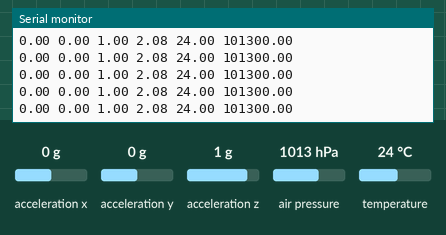
Bench run of a sketch on a simulated Arduino Uno, built with avr-gcc and run on an emulated ATmega328P. Parts: the last lines printed to the serial monitor. Wiring (inferred from the names in the program): ADXL345 accelerometer at I2C address 0x53. The inputs (shaded band) are chosen by the test bench; at power-on: air pressure 1013 hPa, acceleration x 0 g, acceleration y 0 g, acceleration z 1 g, temperature 24 °C.

Above: at 1.2 s.
1.3 s: air pressure set to 1000 hPa
At 1.47 s:
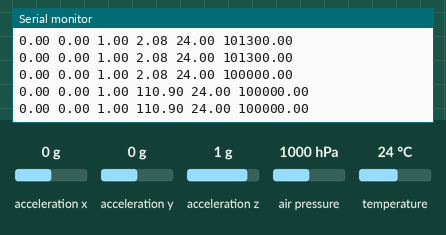
4.3 s: acceleration x set to -1.4 g
At 4.31 s:
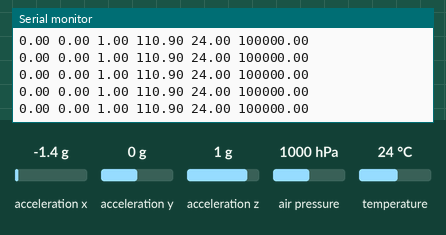
7.3 s: acceleration y set to -1.4 g
At 7.3 s:
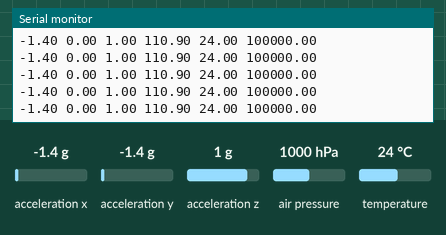
8.8 s: acceleration z set to -1.4 g
At 8.83 s:
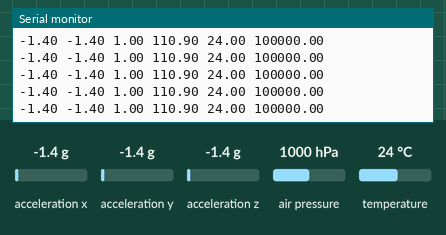
10.3 s: air pressure set to 1048 hPa
At 10.31 s:
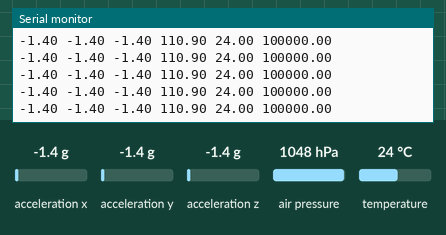
Timing chart, 0 to 13.3 s (numbered marks = the images above; inputs shaded):
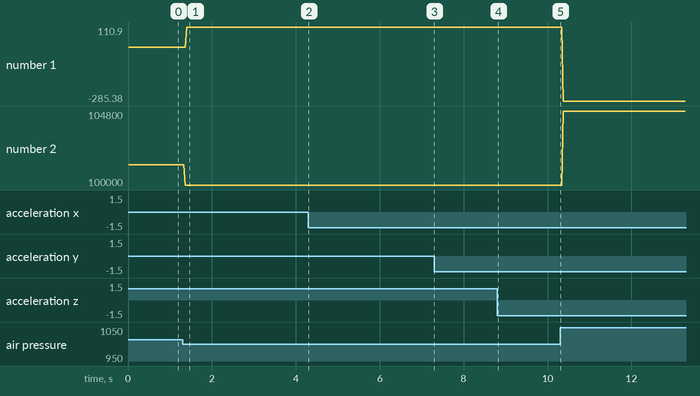

The sketch:

accelerometer_and_barometer.ino
```cpp
#include <Adafruit_BMP085.h>
#include <Wire.h>

float ax, ay, az;
float alt, pres, temp;

Adafruit_BMP085 bmp;

void setup() {
  Serial.begin(9600);
  initADXL345();
  if (!bmp.begin()) {
    Serial.println("Sensor not connected!");
    while (1);
  }
}

void loop() {
  getAccel(&ax, &ay, &az);
  alt = bmp.readAltitude();
  pres = bmp.readPressure();
  temp = bmp.readTemperature();

  Serial.print(ax);
  Serial.print(" ");
  Serial.print(ay);
  Serial.print(" ");
  Serial.print(az);
  Serial.print(" ");
  Serial.print(alt);
  Serial.print(" ");
  Serial.print(temp);
  Serial.print(" ");
  Serial.println(pres);
}
```

ADXL345_functions.ino
```cpp
void initADXL345 (void) {
  Wire.begin(); // Initiate the Wire library
  Wire.beginTransmission(0x53); // Start communicating with the device (ADXL345 I2C address)
  Wire.write(0x2D); // Access/ talk to POWER_CTL Register - 0x2D
  Wire.write(8); // (8dec -> 0000 1000 binary) Bit D3 High for measuring enable
  Wire.endTransmission();
  delay(10);
}
void getRawAccel(int16_t* ax, int16_t* ay, int16_t* az) {
  Wire.beginTransmission(0x53); // ADXL345 I2C address
  Wire.write(0x32); // Start with register 0x32 (ACCEL_XOUT_H)
  Wire.endTransmission(false);
  Wire.requestFrom(0x53, 6, true); // Read 6 registers total, each axis value is stored in 2 registers
  *ax = ( Wire.read()| Wire.read() << 8); // X-axis value
  *ay = ( Wire.read()| Wire.read() << 8); // Y-axis value
  *az = ( Wire.read()| Wire.read() << 8); // Z-axis value
}
int twosComplementToInt(int16_t input) { // takes a 16 bit 2s complement integer and
  return (input >= 32768) ? (int)(-(~input + 1)) : (int)input;
}
void getAccel(float* ax, float* ay, float* az) {
  int16_t ax1, ay1, az1;
  getRawAccel(&ax1, &ay1, &az1);
  *ax = twosComplementToInt(ax1)/256.0;
  *ay = twosComplementToInt(ay1)/256.0;
  *az = twosComplementToInt(az1)/256.0;
}
```

Measured:
- after the input at 1.3 s, the serial monitor: prints a new line after 0.07 s (image 1)
- plotted number 1: 2.08 → 110.9 after the input at 1.3 s, 110.9 → -285.38 after the input at 10.3 s
- plotted number 2: 101300 → 100000 after the input at 1.3 s, 100000 → 104800 after the input at 10.3 s
